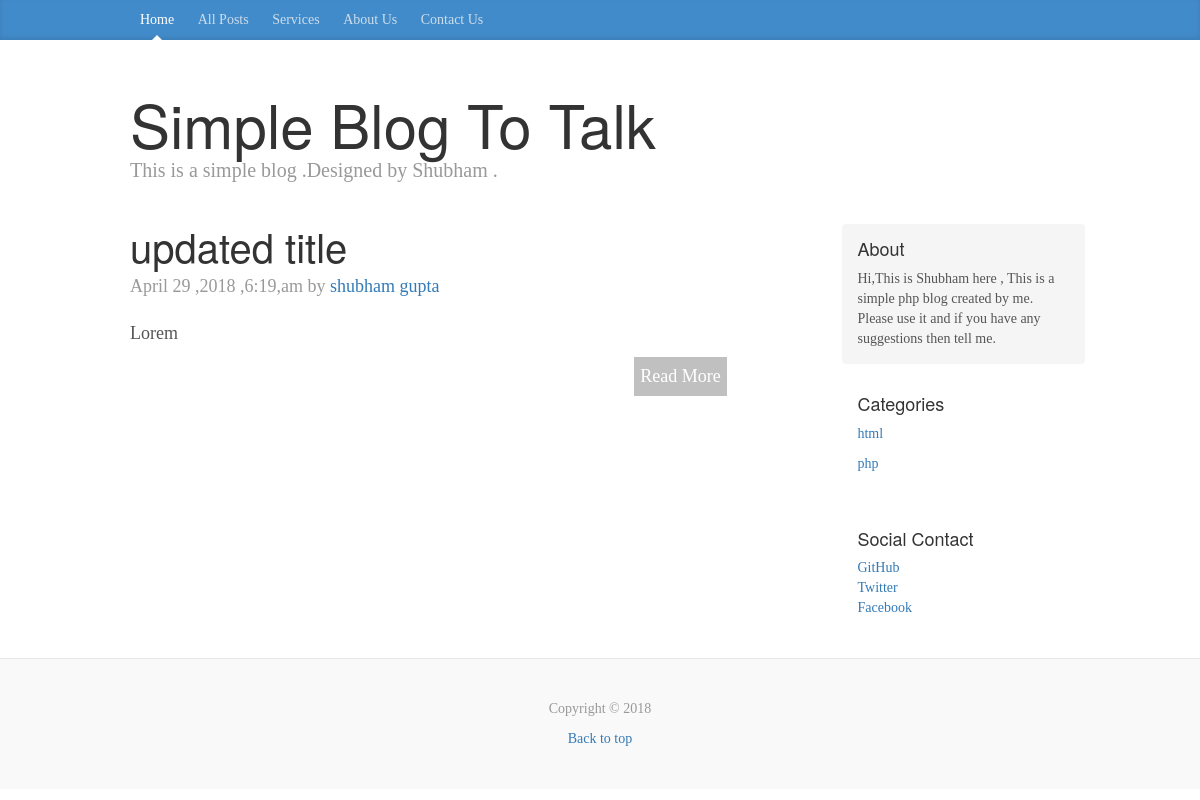
/category.php?id=1, run on the app's committed database.
### tables this page shows
CREATE TABLE `post` (
  `id` int(11) NOT NULL,
  `category` int(11) NOT NULL,
  `title` varchar(255) NOT NULL,
  `content` text NOT NULL,
  `author` varchar(255) NOT NULL,
  `tags` text NOT NULL,
  `date` timestamp NOT NULL DEFAULT CURRENT_TIMESTAMP
);

CREATE TABLE `categories` (
  `id` int(11) NOT NULL,
  `title` text NOT NULL
);

### libs/database.php (called while the page is built, shortened)
<?php
  class Database{
    public $host = DB_HOST;
    public $user = DB_USER;
    public $pass = DB_PASS;
    public $db_name = DB_NAME;
    public $link;
    private function connect(){
      $this->link=new mysqli($this->host,$this->user,$this->pass,$this->db_name);
    }
    public function select($query){
      $result = $this->link->query($query);
      if($result->num_rows>0){
        return $result;
      }else{
        return false;
      }
    }
  }
?>

### functions.php (called while the page is built)
<?php
  function formatDate($date){
    return date('F j ,Y ,g:i,a',strtotime($date));
  }
?>

### category.php (the view, shortened to what this page needs)
<?php
  include 'libs/database.php';
  include 'functions.php';
  $db = new Database();
  if(isset($_GET['id'])){
  $id = $_GET['id'];
  $query = "select * from post where category ='$id' ";
  $post = $db->select($query);
  }
?>
<!DOCTYPE html>
<html lang="en">
  <head>
    <link href="bootstrap/bootstrap.min.css" rel="stylesheet">
    <link href="bootstrap/css/ie10-viewport-bug-workaround.css" rel="stylesheet">
    <link href="bootstrap/css/blog.css" rel="stylesheet">
    <link href="bootstrap/css/button.css" rel="stylesheet">
  </head>
  <body>
    <div class="blog-masthead">
      <div class="container">
        <nav class="blog-nav">
          <a class="blog-nav-item active" href="index.php">Home</a>
          <a class="blog-nav-item" href="posts.php">All Posts</a>
          <a class="blog-nav-item" href="services.php">Services</a>
          <a class="blog-nav-item" href="about.php">About Us</a>
          <a class="blog-nav-item" href="contact.php">Contact Us</a>
        </nav>
      </div>
    </div>
    <div class="container">
      <div class="blog-header">
        <h1 class="blog-title">Simple Blog To Talk</h1>
        <p class="lead blog-description">This is a simple blog .Designed by Shubham . </p>
      </div>
      <div class="row">
        <div class="col-sm-8 blog-main">
        <?php
        while($row=$post->fetch_array()):
        ?>
          <div class="blog-post">
            <h2 class="blog-post-title"><?php echo $row['title']; ?></h2>
            <p class="blog-post-meta"><?php echo formatDate($row['date']);?> by <a href="#"><?php echo $row['author'];?></a></p>
            <p><?php echo substr($row['content'],0,5);?></p>
            <a href="single.php?id=<?php echo $row['id'];?>" class="readmore">Read More</a>
          </div>
          <?php endwhile;?>
        <?php
        include 'includes/footer.php';
        ?>

### includes/footer.php (shortened to what this page needs)
<?php
  $query = "select * from categories";
  $cats = $db->select($query);
?>
        </div>
        <div class="col-sm-3 col-sm-offset-1 blog-sidebar">
          <div class="sidebar-module sidebar-module-inset">
            <h4>About</h4>
            <p>Hi,This is Shubham here , This is a simple php blog created by me. Please use it and if you have any suggestions then tell me.</p>
          </div>
          <div class="sidebar-module">
            <h4>Categories</h4>
            <?php
              while($row = $cats->fetch_array()):
            ?>
            <ol class="list-unstyled">
              <li><a href="category.php?id=<?php echo $row['id'];?>"><?php echo $row['title'];?> </a></li>
            </ol>
              <?php endwhile; ?>
          </div>
          <div class="sidebar-module">
            <h4>Social Contact</h4>
            <ol class="list-unstyled">
              <li><a href="#">GitHub</a></li>
              <li><a href="#">Twitter</a></li>
              <li><a href="#">Facebook</a></li>
            </ol>
          </div>
        </div>
      </div>
    </div>
    <footer class="blog-footer">
      <p>Copyright &copy; 2018</p>
      <p>
        <a href="#">Back to top</a>
      </p>
    </footer>
  </body>
</html>

### data on the page
post: title "updated title", date "April 29 ,2018 ,6:19,am", author "shubham gupta", content "Lorem"
categories: title "html"
categories: title "php"
